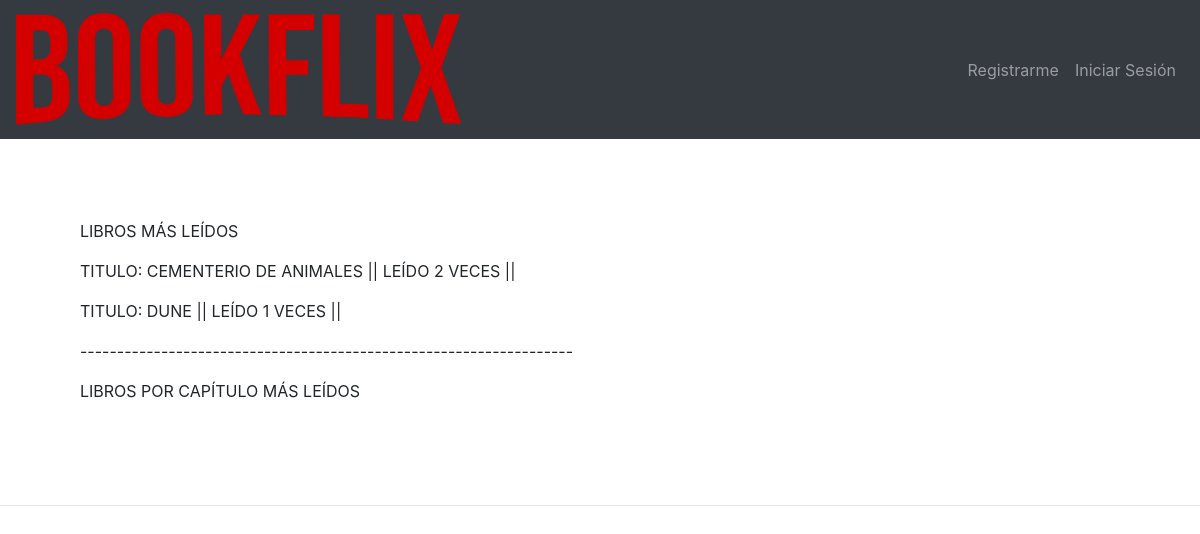
The app's page /mas_leidos/ with its own data.
### appBookflix/models.py (models this page shows, shortened)
class Libro (models.Model):
    isbn = models.CharField( max_length=16,primary_key=True, validators =[validateIsbn,validateIsbnNum],default='')
    titulo= models.CharField(('titulo'),max_length=100)
    descripcion = models.TextField(('descripcion'), blank=True, null=True)
    portada= models.ImageField(('portada'), upload_to='portadas_libros', height_field=None, width_field=None, max_length=None, )
    autor= models.ForeignKey(Autor,on_delete=models.CASCADE, verbose_name="autor")
    genero = models.ManyToManyField(Genero, verbose_name="generos")
    editorial = models.ForeignKey(Editorial, on_delete=models.CASCADE)
    mostrar_en_home= models.BooleanField(default=False)
    on_normal = models.BooleanField("ver en normal", default=False)
    on_premium = models.BooleanField("ver en premium",default=False)
    pdf = models.FileField(upload_to='pdf', blank=True, null=True)   #por si en un futuro hacemos que se guarde en la base de datos
    class Meta:
        verbose_name = "Libro"
        verbose_name_plural = "Libros"

### appBookflix/views.py (the view)
# urls.py: path('mas_leidos/', mas_leidos, name="mas_leidos"),
def mas_leidos (request):
    context={}
    libro= StateOfBook.objects.filter(state="finished").values('book').annotate(terminado=models.Count('book'))
    libroCap= StateOfBookByChapter.objects.filter(state="finished").values('book').annotate(terminado=models.Count('book'))
    libro2= sorted(libro, key = lambda user: user['terminado'])
    libro2= libro2[::-1]
    libro4= sorted(libroCap, key = lambda user: user['terminado'])
    libro4= libro4[::-1]
    libro3=[]
    libro5=[]
    for i in libro2:
        l4= Libro.objects.get(isbn= i['book'])
        libro3.append({'libro':l4, 'cantidad': i['terminado']})
    for i in libro4:
        l4= BookByChapter.objects.get(id= i['book'])
        libro5.append({'libro':l4, 'cantidad': i['terminado']})
    context['libros']= libro3
    context['librosCap']= libro5
    return render(request,'appBookflix/mas_leidos.html', context)

### appBookflix/templates/appBookflix/mas_leidos.html (shortened to what this page needs)
<html>
<body>
{% include "appBookflix/navbar.html" %}
<ul id="libros">
    <p> Libros más leídos</p>
   {%for i in libros%}
      <p>Titulo: {{i.libro.titulo}} || Leído {{i.cantidad}} veces   ||
      </p>
   {%endfor%}
   <p>-------------------------------------------------------------------</p>
   <p>Libros Por Capítulo más leídos</p>
</ul>
 <hr>
</body>
</html>

### appBookflix/templates/appBookflix/mas_leidos.html (style rules this page uses)
#libros { margin: 10 10 10 10; border: 10px 10px 10px 10px; padding:70px; list-style: none; text-transform: uppercase; }

### records on screen
Libro: libro.titulo "CEMENTERIO DE ANIMALES", cantidad "2"
Libro: libro.titulo "DUNE", cantidad "1"
